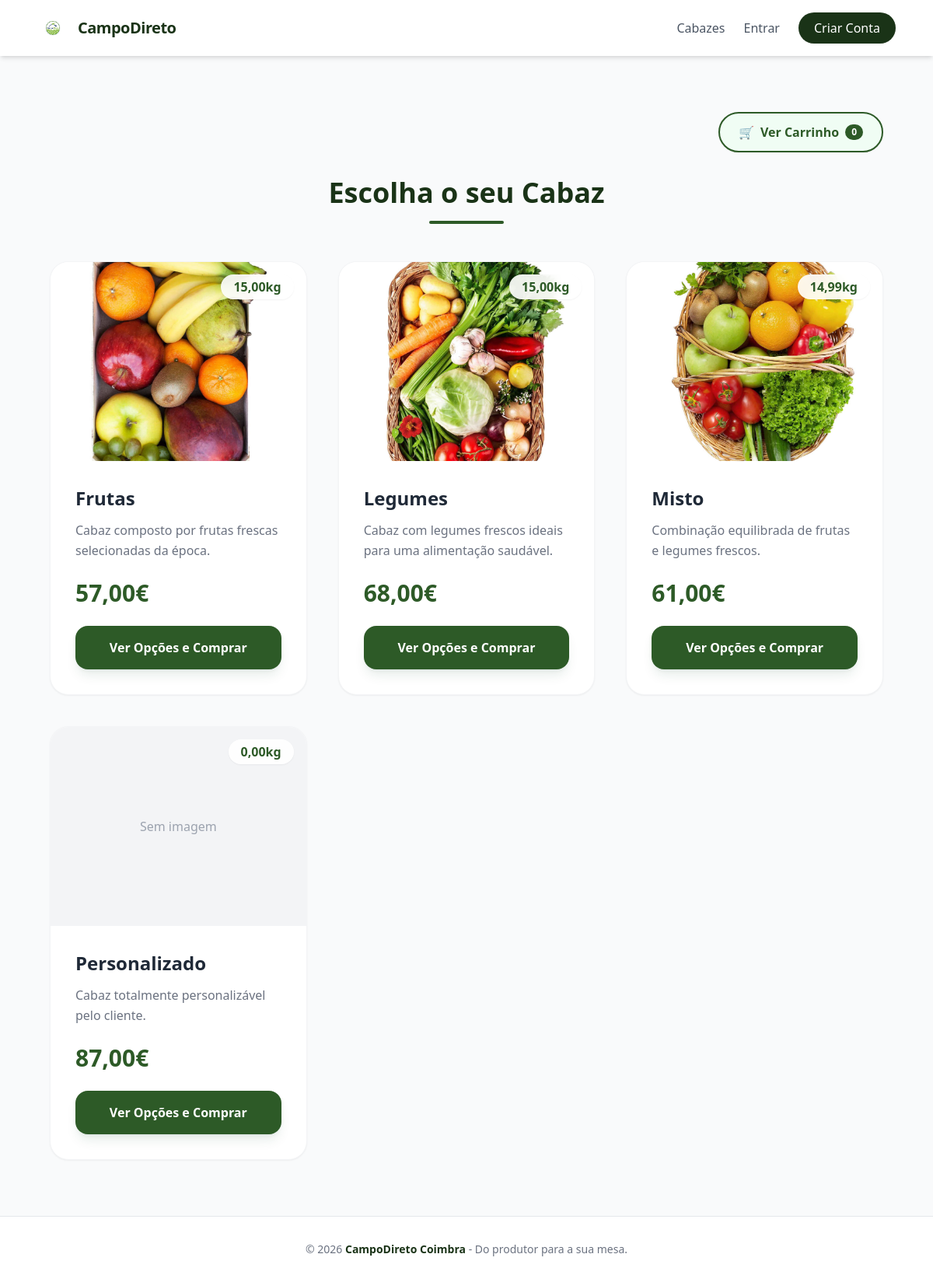
Page /cabazes/ on the committed database.
### cabazes/models.py (models this page shows, shortened)
class Cabaz(models.Model):
    name = models.CharField(max_length=50, choices=CABAZ_TYPES)
    price = models.DecimalField(max_digits=6, decimal_places=2)
    weight = models.DecimalField(max_digits=6, decimal_places=2)
    description = models.TextField()
    image = models.ImageField(upload_to="cabazes_images/", blank=True, null=True)
    products = models.ManyToManyField(Product, blank=True)  # Voltamos ao original

### cabazes/views.py (the view)
def lista_cabazes(request):
    cabazes = Cabaz.objects.all().prefetch_related("products")
    return render(request, "cabazes/lista.html", {"cabazes": cabazes})

### cabazes/templates/cabazes/lista.html
{% extends 'base.html' %} {% load static %} {% block content %}
<div class="max-w-7xl mx-auto px-4 py-8">
  <div class="flex justify-end mb-8">
    <a
      href="{% url 'ver_carrinho' %}"
      class="inline-flex items-center gap-2 bg-green-50 text-secondary px-6 py-3 rounded-full border-2 border-secondary font-bold hover:bg-secondary hover:text-white transition-all shadow-sm"
    >
      <span>🛒</span> Ver Carrinho
      <span
        class="bg-secondary text-white px-2 py-0.5 rounded-full text-xs group-hover:bg-white group-hover:text-secondary"
      >
        {{ request.session.carrinho|length }}
      </span>
    </a>
  </div>
  <div class="text-center mb-12">
    <h1 class="text-4xl font-black text-primary">Escolha o seu Cabaz</h1>
    <div class="w-24 h-1 bg-secondary mx-auto mt-4 rounded-full"></div>
  </div>
  <div class="grid grid-cols-1 md:grid-cols-2 lg:grid-cols-3 gap-10">
    {% for cabaz in cabazes %}
    <div
      class="bg-white rounded-3xl overflow-hidden shadow-sm border border-gray-100 flex flex-col hover:shadow-xl hover:-translate-y-1 transition-all duration-300"
    >
      <div class="h-64 overflow-hidden relative">
        {% if cabaz.image %}
        <img
          src="{{ cabaz.image.url }}"
          alt="{{ cabaz.name }}"
          class="w-full h-full object-cover"
        />
        {% else %}
        <div
          class="w-full h-full bg-gray-100 flex items-center justify-center text-gray-400"
        >
          Sem imagem
        </div>
        {% endif %}
        <div
          class="absolute top-4 right-4 bg-white/90 backdrop-blur px-4 py-1 rounded-full font-bold text-secondary shadow-sm"
        >
          {{ cabaz.weight }}kg
        </div>
      </div>
      <div class="p-8 flex flex-col flex-grow">
        <div class="flex-grow">
          <h2 class="text-2xl font-bold text-gray-800 mb-3">
            {{ cabaz.get_name_display }}
          </h2>
          <p class="text-gray-500 leading-relaxed mb-6">
            {{ cabaz.description|truncatewords:20 }}
          </p>
        </div>
        <div class="mt-auto">
          <div class="text-3xl font-black text-secondary mb-6">
            {{ cabaz.price }}€
          </div>
          <a
            href="{% url 'detalhe_cabaz' cabaz.id %}"
            class="block w-full text-center bg-secondary text-white py-4 rounded-2xl font-bold hover:bg-primary transition-colors shadow-lg shadow-green-900/10"
          >
            Ver Opções e Comprar
          </a>
        </div>
      </div>
    </div>
    {% endfor %}
  </div>
</div>
{% endblock %}

### rows in the picture
Cabaz: image (picture), weight "15,00", name "Frutas", description "Cabaz composto por frutas frescas selecionadas da época.", price "57,00"
Cabaz: image (picture), weight "15,00", name "Legumes", description "Cabaz com legumes frescos ideais para uma alimentação saudável.", price "68,00"
Cabaz: image (picture), weight "14,99", name "Misto", description "Combinação equilibrada de frutas e legumes frescos.", price "61,00"
Cabaz: image "Sem imagem", weight "0,00", name "Personalizado", description "Cabaz totalmente personalizável pelo cliente.", price "87,00"

### other values in the picture
{{ request.session.carrinho|length }} "0"
